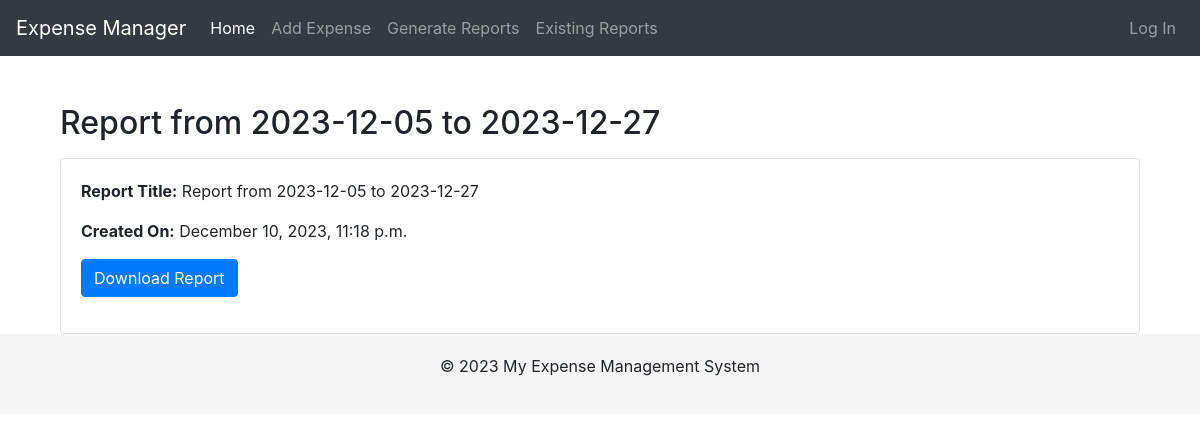
The app's page /report/4/ with its own data.
### expenses/models.py (models this page shows, shortened)
class Report(models.Model):
    user = models.ForeignKey(User, on_delete=models.CASCADE)
    title = models.CharField(max_length=100)
    created_date = models.DateTimeField(auto_now_add=True)
    report_file = models.FileField(upload_to='reports/', blank=True, null=True)
    unique_id = models.UUIDField(default=uuid.uuid4, editable=False, unique=True)

### expenses/views.py (the view)
# urls.py: path('report/<int:report_id>/', report_detail, name='report_detail'),
def report_detail(request, report_id):
    report = get_object_or_404(Report, pk=report_id)
    return render(request, 'expenses/report_detail.html', {'report': report})

### expenses/templates/expenses/report_detail.html
{% extends 'base.html' %}
{% block content %}
<div class="container mt-4">
    <h2 class="mb-3">{{ report.title }}</h2>
    <div class="card">
        <div class="card-body">
            <p><strong>Report Title:</strong> {{ report.title }}</p>
            <p><strong>Created On:</strong> {{ report.created_date|date:"F j, Y, P" }}</p>
            {% if report.report_file %}
                <p><a href="{{ report.report_file.url }}" class="btn btn-primary">Download Report</a></p>
            {% else %}
                <p>No file attached to this report.</p>
            {% endif %}
        </div>
    </div>
</div>
{% endblock %}

### templates/base.html (style rules this page uses)
body { padding-top: 5rem; }

### records on screen
Report: title "Report from 2023-12-05 to 2023-12-27", created_date "December 10, 2023, 11:18 p.m."
